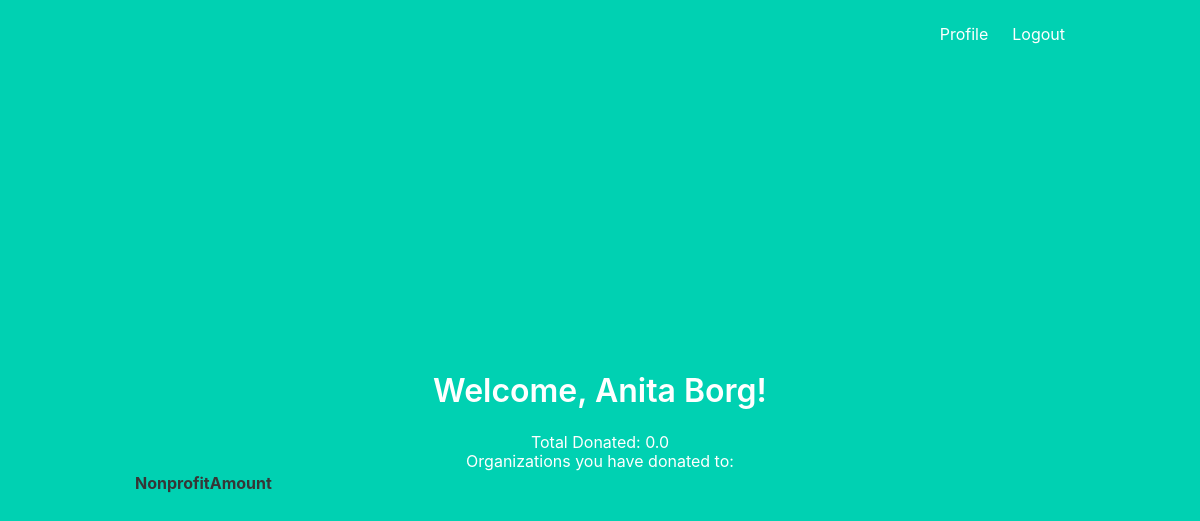
The app's page /breakdown (signed in), older data.
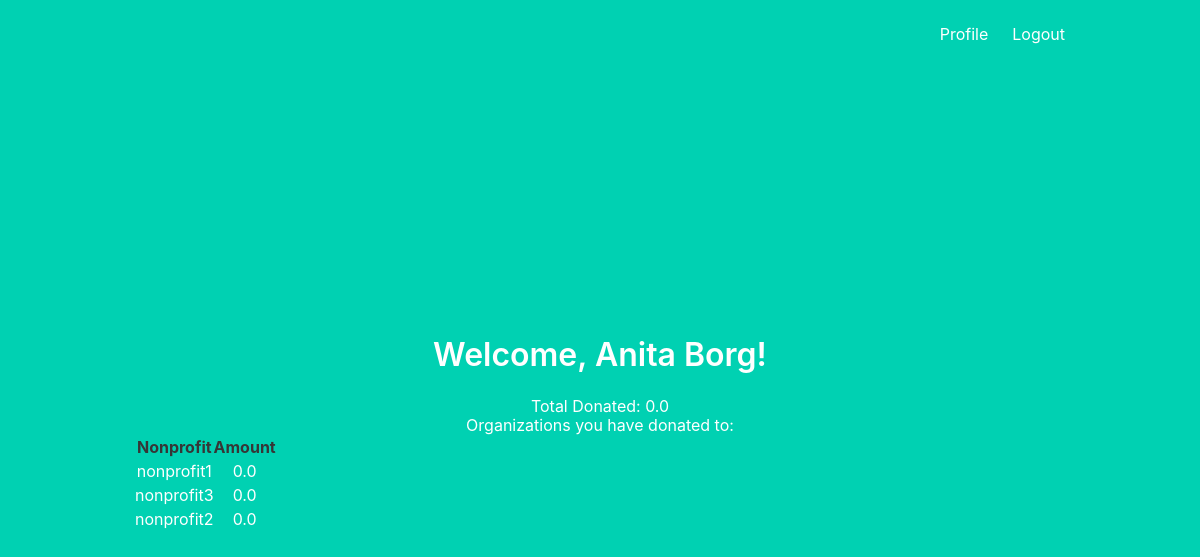
The same page, newer data.
### models.py (models this page shows)
class User(UserMixin, db.Model):
    id = db.Column(db.Integer, primary_key=True) # primary keys are required by SQLAlchemy
    email = db.Column(db.String(100), unique=True)
    password = db.Column(db.String(100))
    name = db.Column(db.String(1000))
    account = db.Column(db.String(100))
    bank = db.Column(db.String(100))
    routing = db.Column(db.String(100))
    nonprofit = db.Column(db.String(100))
    total=db.Column(db.Float)

class Transaction(db.Model):
	id = db.Column(db.Integer,  primary_key=True)
	name = db.Column(db.String(100))
	user_id = db.Column(db.Integer)
	amt = db.Column(db.Float)

### main.py (the view)
@main.route('/breakdown')
@login_required
def breakdown():
	total = current_user.total
	name = current_user.name
	nonprofit = current_user.nonprofit
	orgs = Transaction.query.filter_by(user_id=current_user.id).all()
	return render_template('breakdown.html', total=round(total,2), name=name, orgs=orgs, nonprofit=nonprofit)

### __init__.py (called while the page is built)
def create_app():
    app = Flask(__name__)
    app.config['SECRET_KEY'] = '9OLWxND4o83j4K4iuopO'
    app.config['SQLALCHEMY_DATABASE_URI'] = 'sqlite:///db.sqlite'
    db.init_app(app)
    login_manager = LoginManager()
    login_manager.login_view = 'auth.login'
    login_manager.init_app(app)
    from .models import User
    @login_manager.user_loader
    def load_user(user_id):
        return User.query.get(int(user_id))
    from .auth import auth as auth_blueprint
    app.register_blueprint(auth_blueprint)
    from .main import main as main_blueprint
    app.register_blueprint(main_blueprint)
    return app

### templates/breakdown.html
{% extends "base.html" %}
{% block content %}
<h1 class="title">
  Welcome, {{name}}!
</h1>
<h2>Total Donated: {{total}}</h2>
<h2>Organizations you have donated to: </h2>
<table>
	<tr>
    <th>Nonprofit</th>
    <th>Amount</th>
  </tr>
  {% for org in orgs %}
	<tr>
		<td>{{ org.name }}</td>
		<td>{{ org.amt }}</td>
	</tr>
	{% endfor %}
</table>
{% endblock %}

### templates/base.html (shortened to what this page needs)
<!DOCTYPE html>
<html>
<head>
    <link rel="stylesheet" href="https://maxcdn.bootstrapcdn.com/bootstrap/4.0.0/css/bootstrap.min.css">
    <link rel="stylesheet" href="https://cdnjs.cloudflare.com/ajax/libs/bulma/0.7.2/css/bulma.min.css" />
</head>
<body>
    <section class="hero is-primary is-fullheight">
        <div class="hero-head">
            <nav class="navbar">
                <div class="container">
                    <div id="navbarMenuHeroA" class="navbar-menu">
                        <div class="navbar-end">
                            {% if current_user.is_authenticated %}
                            <a href="{{ url_for('main.profile') }}" class="navbar-item">
                                Profile
                            </a>
                            {% endif %}
                            {% if current_user.is_authenticated %}
                            <a href="{{ url_for('auth.logout') }}" class="navbar-item">
                                Logout
                            </a>
                            {% endif %}
                        </div>
                    </div>
                </div>
            </nav>
        </div>
        <div class="hero-body">
            <div class="container has-text-centered">
               {% block content %}
               {% endblock %}
            </div>
        </div>
    </section>
</body>
</html>

Row changes from the older to the newer data that the page shows:
added Transaction: name "nonprofit1", amt "0.0"
added Transaction: name "nonprofit3", amt "0.0"
added Transaction: name "nonprofit2", amt "0.0"
